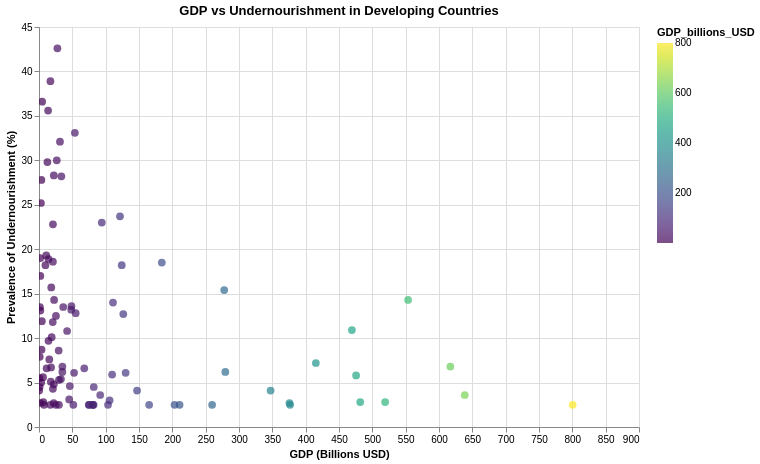

The notebook cell saved with this chart:
### Markdown cell above
## 14. GDP vs Undernourishment

### Code cell
# Scatter plot of GDP vs undernourishment for developing countries
chart_gdp_und = alt.Chart(merged_gdp_df).mark_point(filled=True, size=60).encode(
    x=alt.X('GDP_billions_USD:Q', title='GDP (Billions USD)'),
    y=alt.Y('latest_undernourishment:Q', title='Prevalence of Undernourishment (%)'),
    color=alt.Color('GDP_billions_USD:Q', scale=alt.Scale(scheme='viridis')),
    tooltip=['Country', 'GDP_billions_USD', 'latest_undernourishment']
).properties(
    width=600,
    height=400,
    title='GDP vs Undernourishment in Developing Countries'
).interactive()
chart_gdp_und

### Figure 1 — Vega-Lite specification as saved in the notebook (floating-point values rounded to 4 significant figures)
{"config": {"view": {"continuousWidth": 300, "continuousHeight": 300}}, "data": {"name": "data-6a6867e47bd16df8336b908727dbd13f"}, "mark": {"type": "point", "filled": true, "size": 60}, "encoding": {"color": {"field": "GDP_billions_USD", "scale": {"scheme": "viridis"}, "type": "quantitative"}, "tooltip": [{"field": "Country", "type": "nominal"}, {"field": "GDP_billions_USD", "type": "quantitative"}, {"field": "latest_undernourishment", "type": "quantitative"}], "x": {"field": "GDP_billions_USD", "title": "GDP (Billions USD)", "type": "quantitative"}, "y": {"field": "latest_undernourishment", "title": "Prevalence of Undernourishment (%)", "type": "quantitative"}}, "height": 400, "params": [{"name": "param_17", "select": {"type": "interval", "encodings": ["x", "y"]}, "bind": "scales"}], "title": "GDP vs Undernourishment in Developing Countries", "width": 600, "$schema": "https://vega.github.io/schema/vega-lite/v5.20.1.json", "datasets": {"data-6a6867e47bd16df8336b908727dbd13f": [{"Country": "Zimbabwe", "latest_undernourishment": 30.0, "country": "ZW", "latitude": -19.02, "longitude": 29.15, "name": "Zimbabwe", "dist_to_nearest_port_km": 604.0, "GDP_billions_USD": 26.67}, {"Country": "Zambia", "latest_undernourishment": 32.1, "country": "ZM", "latitude": -13.13, "longitude": 27.85, "name": "Zambia", "dist_to_nearest_port_km": 1052.0, "GDP_billions_USD": 31.47}, {"Country": "Vanuatu", "latest_undernourishment": 7.9, "country": "VU", "latitude": -15.38, "longitude": 167.0, "name": "Vanuatu", "dist_to_nearest_port_km": 1967.0, "GDP_billions_USD": 1.137}, {"Country": "Uzbekistan", "latest_undernourishment": 2.5, "country": "UZ", "latitude": 41.38, "longitude": 64.59, "name": "Uzbekistan", "dist_to_nearest_port_km": 1845.0, "GDP_billions_USD": 103.5}, {"Country": "Uruguay", "latest_undernourishment": 2.5, "country": "UY", "latitude": -32.52, "longitude": -55.77, "name": "Uruguay", "dist_to_nearest_port_km": 266.4, "GDP_billions_USD": 80.81}, {"Country": "United Arab Emirates", "latest_undernourishment": 2.8, "country": "AE", "latitude": 23.42, "longitude": 53.85, "name": "United Arab Emirates", "dist_to_nearest_port_km": 214.7, "GDP_billions_USD": 519.2}, {"Country": "Ukraine", "latest_undernourishment": 3.8, "country": "UA", "latitude": 48.38, "longitude": 31.17, "name": "Ukraine", "dist_to_nearest_port_km": 846.1, "GDP_billions_USD": null}, {"Country": "Uganda", "latest_undernourishment": 33.1, "country": "UG", "latitude": 1.373, "longitude": 32.29, "name": "Uganda", "dist_to_nearest_port_km": 1016.0, "GDP_billions_USD": 53.79}, {"Country": "Tuvalu", "latest_undernourishment": null, "country": "TV", "latitude": -7.11, "longitude": 177.6, "name": "Tuvalu", "dist_to_nearest_port_km": 3307.0, "GDP_billions_USD": 0.07}, {"Country": "Turkmenistan", "latest_undernourishment": 3.6, "country": "TM", "latitude": 38.97, "longitude": 59.56, "name": "Turkmenistan", "dist_to_nearest_port_km": 1454.0, "GDP_billions_USD": 91.8}, {"Country": "Tunisia", "latest_undernourishment": 2.5, "country": "TN", "latitude": 33.89, "longitude": 9.537, "name": "Tunisia", "dist_to_nearest_port_km": 506.5, "GDP_billions_USD": 51.53}, {"Country": "Trinidad and Tobago", "latest_undernourishment": 8.6, "country": "TT", "latitude": 10.69, "longitude": -61.22, "name": "Trinidad and Tobago", "dist_to_nearest_port_km": 1245.0, "GDP_billions_USD": 29.49}, {"Country": "Tonga", "latest_undernourishment": null, "country": "TO", "latitude": -21.18, "longitude": -175.2, "name": "Tonga", "dist_to_nearest_port_km": 1990.0, "GDP_billions_USD": 0.568}, {"Country": "Togo", "latest_undernourishment": 18.2, "country": "TG", "latitude": 8.62, "longitude": 0.8248, "name": "Togo", "dist_to_nearest_port_km": 369.3, "GDP_billions_USD": 9.651}, {"Country": "Timor-Leste", "latest_undernourishment": 17.0, "country": "TL", "latitude": -8.874, "longitude": 125.7, "name": "Timor-Leste", "dist_to_nearest_port_km": 1441.0, "GDP_billions_USD": 2.002}, {"Country": "Thailand", "latest_undernourishment": 6.8, "country": "TH", "latitude": 15.87, "longitude": 101.0, "name": "Thailand", "dist_to_nearest_port_km": 308.8, "GDP_billions_USD": 617.0}, {"Country": "Tanzania", "latest_undernourishment": 23.0, "country": "TZ", "latitude": -6.369, "longitude": 34.89, "name": "Tanzania", "dist_to_nearest_port_km": 588.9, "GDP_billions_USD": 94.18}, {"Country": "Tajikistan", "latest_undernourishment": 9.7, "country": "TJ", "latitude": 38.86, "longitude": 71.28, "name": "Tajikistan", "dist_to_nearest_port_km": 1604.0, "GDP_billions_USD": 14.24}, {"Country": "Suriname", "latest_undernourishment": 8.7, "country": "SR", "latitude": 3.919, "longitude": -56.03, "name": "Suriname", "dist_to_nearest_port_km": 2183.0, "GDP_billions_USD": 3.78}, {"Country": "Sudan", "latest_undernourishment": 10.8, "country": "SD", "latitude": 12.86, "longitude": 30.22, "name": "Sudan", "dist_to_nearest_port_km": 1414.0, "GDP_billions_USD": 42.14}, {"Country": "Sri Lanka", "latest_undernourishment": 3.8, "country": "LK", "latitude": 7.873, "longitude": 80.77, "name": "Sri Lanka", "dist_to_nearest_port_km": 145.1, "GDP_billions_USD": null}, {"Country": "South Africa", "latest_undernourishment": 7.2, "country": "ZA", "latitude": -30.56, "longitude": 22.94, "name": "South Africa", "dist_to_nearest_port_km": 565.7, "GDP_billions_USD": 415.3}, {"Country": "Solomon Islands", "latest_undernourishment": 19.0, "country": "SB", "latitude": -9.646, "longitude": 160.2, "name": "Solomon Islands", "dist_to_nearest_port_km": 2110.0, "GDP_billions_USD": 1.801}, {"Country": "Sierra Leone", "latest_undernourishment": 27.8, "country": "SL", "latitude": 8.461, "longitude": -11.78, "name": "Sierra Leone", "dist_to_nearest_port_km": 924.7, "GDP_billions_USD": 3.607}, {"Country": "Seychelles", "latest_undernourishment": 2.7, "country": "SC", "latitude": -4.68, "longitude": 55.49, "name": "Seychelles", "dist_to_nearest_port_km": 1727.0, "GDP_billions_USD": 2.082}, {"Country": "Serbia", "latest_undernourishment": 2.5, "country": "RS", "latitude": 44.02, "longitude": 21.01, "name": "Serbia", "dist_to_nearest_port_km": 599.5, "GDP_billions_USD": 80.54}, {"Country": "Senegal", "latest_undernourishment": 6.2, "country": "SN", "latitude": 14.5, "longitude": -14.45, "name": "Senegal", "dist_to_nearest_port_km": 1526.0, "GDP_billions_USD": 35.01}, {"Country": "Saudi Arabia", "latest_undernourishment": 2.5, "country": "SA", "latitude": 23.89, "longitude": 45.08, "name": "Saudi Arabia", "dist_to_nearest_port_km": 737.7, "GDP_billions_USD": null}, {"Country": "Samoa", "latest_undernourishment": 4.5, "country": "WS", "latitude": -13.76, "longitude": -172.1, "name": "Samoa", "dist_to_nearest_port_km": 2872.0, "GDP_billions_USD": 0.938}, {"Country": "Rwanda", "latest_undernourishment": 35.6, "country": "RW", "latitude": -1.94, "longitude": 29.87, "name": "Rwanda", "dist_to_nearest_port_km": 1113.0, "GDP_billions_USD": 13.63}, {"Country": "Romania", "latest_undernourishment": 2.5, "country": "RO", "latitude": 45.94, "longitude": 24.97, "name": "Romania", "dist_to_nearest_port_km": 629.6, "GDP_billions_USD": 376.7}, {"Country": "Qatar", "latest_undernourishment": null, "country": "QA", "latitude": 25.35, "longitude": 51.18, "name": "Qatar", "dist_to_nearest_port_km": 392.7, "GDP_billions_USD": 225.7}, {"Country": "Poland", "latest_undernourishment": 2.5, "country": "PL", "latitude": 51.92, "longitude": 19.15, "name": "Poland", "dist_to_nearest_port_km": 272.8, "GDP_billions_USD": 800.5}, {"Country": "Philippines", "latest_undernourishment": 5.8, "country": "PH", "latitude": 12.88, "longitude": 121.8, "name": "Philippines", "dist_to_nearest_port_km": 208.6, "GDP_billions_USD": 475.6}, {"Country": "Peru", "latest_undernourishment": 6.2, "country": "PE", "latitude": -9.19, "longitude": -75.02, "name": "Peru", "dist_to_nearest_port_km": 393.5, "GDP_billions_USD": 279.5}, {"Country": "Paraguay", "latest_undernourishment": 3.1, "country": "PY", "latitude": -23.44, "longitude": -58.44, "name": "Paraguay", "dist_to_nearest_port_km": 1058.0, "GDP_billions_USD": 45.28}, {"Country": "Papua New Guinea", "latest_undernourishment": 28.2, "country": "PG", "latitude": -6.315, "longitude": 144.0, "name": "Papua New Guinea", "dist_to_nearest_port_km": 2530.0, "GDP_billions_USD": 33.54}, {"Country": "Panama", "latest_undernourishment": 4.5, "country": "PA", "latitude": 8.538, "longitude": -80.78, "name": "Panama", "dist_to_nearest_port_km": 132.8, "GDP_billions_USD": 82.14}, {"Country": "Palau", "latest_undernourishment": null, "country": "PW", "latitude": 7.515, "longitude": 134.6, "name": "Palau", "dist_to_nearest_port_km": 1679.0, "GDP_billions_USD": 0.298}, {"Country": "Pakistan", "latest_undernourishment": 12.9, "country": "PK", "latitude": 30.38, "longitude": 69.35, "name": "Pakistan", "dist_to_nearest_port_km": 653.4, "GDP_billions_USD": null}, {"Country": "Oman", "latest_undernourishment": 5.9, "country": "OM", "latitude": 21.51, "longitude": 55.92, "name": "Oman", "dist_to_nearest_port_km": 397.4, "GDP_billions_USD": 109.7}, {"Country": "Nigeria", "latest_undernourishment": 14.3, "country": "NG", "latitude": 9.082, "longitude": 8.675, "name": "Nigeria", "dist_to_nearest_port_km": 654.8, "GDP_billions_USD": 553.7}, {"Country": "Niger", "latest_undernourishment": 10.1, "country": "NE", "latitude": 17.61, "longitude": 8.082, "name": "Niger", "dist_to_nearest_port_km": 1338.0, "GDP_billions_USD": 19.0}, {"Country": "Nicaragua", "latest_undernourishment": 15.7, "country": "NI", "latitude": 12.87, "longitude": -85.21, "name": "Nicaragua", "dist_to_nearest_port_km": 697.3, "GDP_billions_USD": 18.38}, {"Country": "Nepal", "latest_undernourishment": 4.6, "country": "NP", "latitude": 28.39, "longitude": 84.12, "name": "Nepal", "dist_to_nearest_port_km": 1026.0, "GDP_billions_USD": 46.21}, {"Country": "Nauru", "latest_undernourishment": null, "country": "NR", "latitude": -0.5228, "longitude": 166.9, "name": "Nauru", "dist_to_nearest_port_km": 3331.0, "GDP_billions_USD": 0.158}, {"Country": "Namibia", "latest_undernourishment": 18.9, "country": null, "latitude": -22.96, "longitude": 18.49, "name": "Namibia", "dist_to_nearest_port_km": 408.7, "GDP_billions_USD": 14.29}, {"Country": "Mozambique", "latest_undernourishment": 28.3, "country": "MZ", "latitude": -18.67, "longitude": 35.53, "name": "Mozambique", "dist_to_nearest_port_km": 148.8, "GDP_billions_USD": 22.23}, {"Country": "Morocco", "latest_undernourishment": 4.1, "country": "MA", "latitude": 31.79, "longitude": -7.093, "name": "Morocco", "dist_to_nearest_port_km": 203.0, "GDP_billions_USD": 147.1}, {"Country": "Montenegro", "latest_undernourishment": 2.5, "country": "ME", "latitude": 42.71, "longitude": 19.37, "name": "Montenegro", "dist_to_nearest_port_km": 554.0, "GDP_billions_USD": 7.571}, {"Country": "Mongolia", "latest_undernourishment": 5.1, "country": "MN", "latitude": 46.86, "longitude": 103.8, "name": "Mongolia", "dist_to_nearest_port_km": 1387.0, "GDP_billions_USD": 17.73}, {"Country": "Moldova", "latest_undernourishment": 2.5, "country": "MD", "latitude": 47.41, "longitude": 28.37, "name": "Moldova", "dist_to_nearest_port_km": 716.3, "GDP_billions_USD": 16.98}, {"Country": "Mexico", "latest_undernourishment": 3.4, "country": "MX", "latitude": 23.63, "longitude": -102.6, "name": "Mexico", "dist_to_nearest_port_km": 539.3, "GDP_billions_USD": null}, {"Country": "Mauritius", "latest_undernourishment": 7.6, "country": "MU", "latitude": -20.35, "longitude": 57.55, "name": "Mauritius", "dist_to_nearest_port_km": 21.43, "GDP_billions_USD": 15.48}, {"Country": "Mauritania", "latest_undernourishment": 6.6, "country": "MR", "latitude": 21.01, "longitude": -10.94, "name": "Mauritania", "dist_to_nearest_port_km": 1431.0, "GDP_billions_USD": 11.39}, {"Country": "Marshall Islands", "latest_undernourishment": null, "country": "MH", "latitude": 7.131, "longitude": 171.2, "name": "Marshall Islands", "dist_to_nearest_port_km": 4299.0, "GDP_billions_USD": 0.303}, {"Country": "Mali", "latest_undernourishment": 4.8, "country": "ML", "latitude": 17.57, "longitude": -3.996, "name": "Mali", "dist_to_nearest_port_km": 1351.0, "GDP_billions_USD": 22.27}, {"Country": "Maldives", "latest_undernourishment": null, "country": "MV", "latitude": 3.203, "longitude": 73.22, "name": "Maldives", "dist_to_nearest_port_km": 843.6, "GDP_billions_USD": 7.613}, {"Country": "Malaysia", "latest_undernourishment": 2.8, "country": "MY", "latitude": 4.21, "longitude": 102.0, "name": "Malaysia", "dist_to_nearest_port_km": 148.4, "GDP_billions_USD": 481.8}, {"Country": "Malawi", "latest_undernourishment": 19.3, "country": "MW", "latitude": -13.25, "longitude": 34.3, "name": "Malawi", "dist_to_nearest_port_km": 731.1, "GDP_billions_USD": 10.89}, {"Country": "Madagascar", "latest_undernourishment": 38.9, "country": "MG", "latitude": -18.77, "longitude": 46.87, "name": "Madagascar", "dist_to_nearest_port_km": 1127.0, "GDP_billions_USD": 17.14}, {"Country": "Libya", "latest_undernourishment": 13.2, "country": "LY", "latitude": 26.34, "longitude": 17.23, "name": "Libya", "dist_to_nearest_port_km": 1085.0, "GDP_billions_USD": 48.31}, {"Country": "Liberia", "latest_undernourishment": 36.6, "country": "LR", "latitude": 6.428, "longitude": -9.429, "name": "Liberia", "dist_to_nearest_port_km": 611.8, "GDP_billions_USD": 4.72}, {"Country": "Lesotho", "latest_undernourishment": null, "country": "LS", "latitude": -29.61, "longitude": 28.23, "name": "Lesotho", "dist_to_nearest_port_km": 271.1, "GDP_billions_USD": 2.708}, {"Country": "Lebanon", "latest_undernourishment": 7.1, "country": "LB", "latitude": 33.85, "longitude": 35.86, "name": "Lebanon", "dist_to_nearest_port_km": 442.6, "GDP_billions_USD": null}, {"Country": "Kuwait", "latest_undernourishment": 2.5, "country": "KW", "latitude": 29.31, "longitude": 47.48, "name": "Kuwait", "dist_to_nearest_port_km": 91.15, "GDP_billions_USD": 165.2}, {"Country": "Kosovo", "latest_undernourishment": null, "country": "XK", "latitude": 42.6, "longitude": 20.9, "name": "Kosovo", "dist_to_nearest_port_km": 567.6, "GDP_billions_USD": 10.7}, {"Country": "Kiribati", "latest_undernourishment": 4.1, "country": "KI", "latitude": -3.37, "longitude": -168.7, "name": "Kiribati", "dist_to_nearest_port_km": 4074.0, "GDP_billions_USD": 0.263}, {"Country": "Kenya", "latest_undernourishment": 23.7, "country": "KE", "latitude": -0.02356, "longitude": 37.91, "name": "Kenya", "dist_to_nearest_port_km": 485.8, "GDP_billions_USD": 121.5}, {"Country": "Kazakhstan", "latest_undernourishment": 2.5, "country": "KZ", "latitude": 48.02, "longitude": 66.92, "name": "Kazakhstan", "dist_to_nearest_port_km": 2570.0, "GDP_billions_USD": 259.7}, {"Country": "Jordan", "latest_undernourishment": 12.8, "country": "JO", "latitude": 30.59, "longitude": 36.24, "name": "Jordan", "dist_to_nearest_port_km": 166.6, "GDP_billions_USD": 55.01}, {"Country": "Jamaica", "latest_undernourishment": 6.7, "country": "JM", "latitude": 18.11, "longitude": -77.3, "name": "Jamaica", "dist_to_nearest_port_km": 55.5, "GDP_billions_USD": 18.11}, {"Country": "Iraq", "latest_undernourishment": 15.4, "country": "IQ", "latitude": 33.22, "longitude": 43.68, "name": "Iraq", "dist_to_nearest_port_km": 536.5, "GDP_billions_USD": 277.8}, {"Country": "Indonesia", "latest_undernourishment": 6.4, "country": "ID", "latitude": -0.7893, "longitude": 113.9, "name": "Indonesia", "dist_to_nearest_port_km": 726.9, "GDP_billions_USD": null}, {"Country": "India", "latest_undernourishment": 11.8, "country": "IN", "latitude": 20.59, "longitude": 78.96, "name": "India", "dist_to_nearest_port_km": 655.8, "GDP_billions_USD": null}, {"Country": "Hungary", "latest_undernourishment": 2.5, "country": "HU", "latitude": 47.16, "longitude": 19.5, "name": "Hungary", "dist_to_nearest_port_km": 471.2, "GDP_billions_USD": 203.3}, {"Country": "Honduras", "latest_undernourishment": 13.5, "country": "HN", "latitude": 15.2, "longitude": -86.24, "name": "Honduras", "dist_to_nearest_port_km": 944.9, "GDP_billions_USD": 36.35}, {"Country": "Haiti", "latest_undernourishment": 42.6, "country": "HT", "latitude": 18.97, "longitude": -72.29, "name": "Haiti", "dist_to_nearest_port_km": 286.6, "GDP_billions_USD": 27.62}, {"Country": "Guyana", "latest_undernourishment": 2.7, "country": "GY", "latitude": 4.86, "longitude": -58.93, "name": "Guyana", "dist_to_nearest_port_km": 1898.0, "GDP_billions_USD": 22.01}, {"Country": "Guinea-Bissau", "latest_undernourishment": 13.1, "country": "GW", "latitude": 11.8, "longitude": -15.18, "name": "Guinea-Bissau", "dist_to_nearest_port_km": 1421.0, "GDP_billions_USD": 2.023}, {"Country": "Guinea", "latest_undernourishment": 12.5, "country": "GN", "latitude": 9.946, "longitude": -9.697, "name": "Guinea", "dist_to_nearest_port_km": 806.8, "GDP_billions_USD": 25.43}, {"Country": "Guatemala", "latest_undernourishment": 14.0, "country": "GT", "latitude": 15.78, "longitude": -90.23, "name": "Guatemala", "dist_to_nearest_port_km": 1298.0, "GDP_billions_USD": 111.0}, {"Country": "Grenada", "latest_undernourishment": null, "country": "GD", "latitude": 12.26, "longitude": -61.6, "name": "Grenada", "dist_to_nearest_port_km": 1098.0, "GDP_billions_USD": 1.366}, {"Country": "Ghana", "latest_undernourishment": 6.6, "country": "GH", "latitude": 7.947, "longitude": -1.023, "name": "Ghana", "dist_to_nearest_port_km": 436.8, "GDP_billions_USD": 67.9}, {"Country": "Georgia", "latest_undernourishment": 5.3, "country": "GE", "latitude": 42.32, "longitude": 43.36, "name": "Georgia", "dist_to_nearest_port_km": 1229.0, "GDP_billions_USD": 29.95}, {"Country": "Gabon", "latest_undernourishment": 18.6, "country": "GA", "latitude": -0.8037, "longitude": 11.61, "name": "Gabon", "dist_to_nearest_port_km": 907.9, "GDP_billions_USD": 20.86}, {"Country": "Fiji", "latest_undernourishment": 5.6, "country": "FJ", "latitude": -16.58, "longitude": 179.4, "name": "Fiji", "dist_to_nearest_port_km": 2292.0, "GDP_billions_USD": 6.106}, {"Country": "Ethiopia", "latest_undernourishment": 18.5, "country": "ET", "latitude": 9.145, "longitude": 40.49, "name": "Ethiopia", "dist_to_nearest_port_km": 397.0, "GDP_billions_USD": 184.2}, {"Country": "Eritrea", "latest_undernourishment": null, "country": "ER", "latitude": 15.18, "longitude": 39.78, "name": "Eritrea", "dist_to_nearest_port_km": 538.9, "GDP_billions_USD": 2.866}, {"Country": "Equatorial Guinea", "latest_undernourishment": null, "country": "GQ", "latitude": 1.651, "longitude": 10.27, "name": "Equatorial Guinea", "dist_to_nearest_port_km": 931.9, "GDP_billions_USD": 13.24}, {"Country": "El Salvador", "latest_undernourishment": 6.8, "country": "SV", "latitude": 13.79, "longitude": -88.9, "name": "El Salvador", "dist_to_nearest_port_km": 1097.0, "GDP_billions_USD": 35.06}, {"Country": "Ecuador", "latest_undernourishment": 12.7, "country": "EC", "latitude": -1.831, "longitude": -78.18, "name": "Ecuador", "dist_to_nearest_port_km": 1137.0, "GDP_billions_USD": 126.4}, {"Country": "Dominican Republic", "latest_undernourishment": 6.1, "country": "DO", "latitude": 18.74, "longitude": -70.16, "name": "Dominican Republic", "dist_to_nearest_port_km": 66.2, "GDP_billions_USD": 129.9}, {"Country": "Dominica", "latest_undernourishment": 5.5, "country": "DM", "latitude": 15.41, "longitude": -61.37, "name": "Dominica", "dist_to_nearest_port_km": 940.4, "GDP_billions_USD": 0.73}, {"Country": "Djibouti", "latest_undernourishment": 11.9, "country": "DJ", "latitude": 11.83, "longitude": 42.59, "name": "Djibouti", "dist_to_nearest_port_km": 65.91, "GDP_billions_USD": 4.283}, {"Country": "Costa Rica", "latest_undernourishment": 2.5, "country": "CR", "latitude": 9.749, "longitude": -83.75, "name": "Costa Rica", "dist_to_nearest_port_km": 425.1, "GDP_billions_USD": 81.94}, {"Country": "Comoros", "latest_undernourishment": 13.5, "country": "KM", "latitude": -11.88, "longitude": 43.87, "name": "Comoros", "dist_to_nearest_port_km": 982.2, "GDP_billions_USD": 1.406}, {"Country": "Colombia", "latest_undernourishment": 4.1, "country": "CO", "latitude": 4.571, "longitude": -74.3, "name": "Colombia", "dist_to_nearest_port_km": 656.8, "GDP_billions_USD": 347.4}, {"Country": "China", "latest_undernourishment": 2.5, "country": "CN", "latitude": 35.86, "longitude": 104.2, "name": "China", "dist_to_nearest_port_km": 1203.0, "GDP_billions_USD": null}, {"Country": "Chile", "latest_undernourishment": 2.7, "country": "CL", "latitude": -35.68, "longitude": -71.54, "name": "Chile", "dist_to_nearest_port_km": 232.2, "GDP_billions_USD": 375.7}, {"Country": "Chad", "latest_undernourishment": 29.8, "country": "TD", "latitude": 15.45, "longitude": 18.73, "name": "Chad", "dist_to_nearest_port_km": 1952.0, "GDP_billions_USD": 12.58}, {"Country": "Central African Republic", "latest_undernourishment": 25.2, "country": "CF", "latitude": 6.611, "longitude": 20.94, "name": "Central African Republic", "dist_to_nearest_port_km": 1908.0, "GDP_billions_USD": 2.909}, {"Country": "Cameroon", "latest_undernourishment": 6.1, "country": "CM", "latitude": 7.37, "longitude": 12.35, "name": "Cameroon", "dist_to_nearest_port_km": 999.2, "GDP_billions_USD": 52.6}, {"Country": "Cambodia", "latest_undernourishment": 5.4, "country": "KH", "latitude": 12.57, "longitude": 105.0, "name": "Cambodia", "dist_to_nearest_port_km": 271.9, "GDP_billions_USD": 32.93}, {"Country": "Burundi", "latest_undernourishment": null, "country": "BI", "latitude": -3.373, "longitude": 29.92, "name": "Burundi", "dist_to_nearest_port_km": 1086.0, "GDP_billions_USD": 3.341}, {"Country": "Burkina Faso", "latest_undernourishment": 14.3, "country": "BF", "latitude": 12.24, "longitude": -1.562, "name": "Burkina Faso", "dist_to_nearest_port_km": 806.9, "GDP_billions_USD": 22.64}, {"Country": "Bulgaria", "latest_undernourishment": 3.0, "country": "BG", "latitude": 42.73, "longitude": 25.49, "name": "Bulgaria", "dist_to_nearest_port_km": 331.1, "GDP_billions_USD": 105.9}, {"Country": "Brazil", "latest_undernourishment": 2.5, "country": "BR", "latitude": -14.24, "longitude": -51.93, "name": "Brazil", "dist_to_nearest_port_km": 1226.0, "GDP_billions_USD": null}, {"Country": "Botswana", "latest_undernourishment": 22.8, "country": "BW", "latitude": -22.33, "longitude": 24.68, "name": "Botswana", "dist_to_nearest_port_km": 1047.0, "GDP_billions_USD": 20.91}, {"Country": "Bosnia and Herzegovina", "latest_undernourishment": 2.5, "country": "BA", "latitude": 43.92, "longitude": 17.68, "name": "Bosnia and Herzegovina", "dist_to_nearest_port_km": 363.9, "GDP_billions_USD": 29.95}, {"Country": "Bolivia", "latest_undernourishment": 13.6, "country": "BO", "latitude": -16.29, "longitude": -63.59, "name": "Bolivia", "dist_to_nearest_port_km": 1536.0, "GDP_billions_USD": 48.71}, {"Country": "Bhutan", "latest_undernourishment": null, "country": "BT", "latitude": 27.51, "longitude": 90.43, "name": "Bhutan", "dist_to_nearest_port_km": 591.0, "GDP_billions_USD": 2.837}, {"Country": "Benin", "latest_undernourishment": 11.8, "country": "BJ", "latitude": 9.308, "longitude": 2.316, "name": "Benin", "dist_to_nearest_port_km": 337.3, "GDP_billions_USD": 20.64}, {"Country": "Belize", "latest_undernourishment": 5.0, "country": "BZ", "latitude": 17.19, "longitude": -88.5, "name": "Belize", "dist_to_nearest_port_km": 1245.0, "GDP_billions_USD": 3.306}, {"Country": "Belarus", "latest_undernourishment": 2.5, "country": "BY", "latitude": 53.71, "longitude": 27.95, "name": "Belarus", "dist_to_nearest_port_km": 613.6, "GDP_billions_USD": 75.26}, {"Country": "Barbados", "latest_undernourishment": 2.8, "country": "BB", "latitude": 13.19, "longitude": -59.54, "name": "Barbados", "dist_to_nearest_port_km": 1225.0, "GDP_billions_USD": 6.517}, {"Country": "Bangladesh", "latest_undernourishment": 10.9, "country": "BD", "latitude": 23.68, "longitude": 90.36, "name": "Bangladesh", "dist_to_nearest_port_km": 212.9, "GDP_billions_USD": 469.3}, {"Country": "Bahrain", "latest_undernourishment": null, "country": "BH", "latitude": 25.93, "longitude": 50.64, "name": "Bahrain", "dist_to_nearest_port_km": 456.3, "GDP_billions_USD": 47.09}, {"Country": "Azerbaijan", "latest_undernourishment": 2.5, "country": "AZ", "latitude": 40.14, "longitude": 47.58, "name": "Azerbaijan", "dist_to_nearest_port_km": 1122.0, "GDP_billions_USD": 74.68}, {"Country": "Aruba", "latest_undernourishment": null, "country": "AW", "latitude": 12.52, "longitude": -69.97, "name": "Aruba", "dist_to_nearest_port_km": 645.8, "GDP_billions_USD": 3.766}, {"Country": "Armenia", "latest_undernourishment": 2.5, "country": "AM", "latitude": 40.07, "longitude": 45.04, "name": "Armenia", "dist_to_nearest_port_km": 1144.0, "GDP_billions_USD": 25.12}, {"Country": "Argentina", "latest_undernourishment": 3.6, "country": "AR", "latitude": -38.42, "longitude": -63.62, "name": "Argentina", "dist_to_nearest_port_km": 631.4, "GDP_billions_USD": 638.6}, {"Country": "Antigua and Barbuda", "latest_undernourishment": null, "country": "AG", "latitude": 17.06, "longitude": -61.8, "name": "Antigua and Barbuda", "dist_to_nearest_port_km": 844.2, "GDP_billions_USD": 2.016}, {"Country": "Angola", "latest_undernourishment": 18.2, "country": "AO", "latitude": -11.2, "longitude": 17.87, "name": "Angola", "dist_to_nearest_port_km": 566.5, "GDP_billions_USD": 124.1}, {"Country": "Algeria", "latest_undernourishment": 2.5, "country": "DZ", "latitude": 28.03, "longitude": 1.66, "name": "Algeria", "dist_to_nearest_port_km": 1077.0, "GDP_billions_USD": 210.9}, {"Country": "Albania", "latest_undernourishment": 4.3, "country": "AL", "latitude": 41.15, "longitude": 20.17, "name": "Albania", "dist_to_nearest_port_km": 465.2, "GDP_billions_USD": 20.85}, {"Country": "Afghanistan", "latest_undernourishment": 25.1, "country": "AF", "latitude": 33.94, "longitude": 67.71, "name": "Afghanistan", "dist_to_nearest_port_km": 1009.0, "GDP_billions_USD": null}]}}
